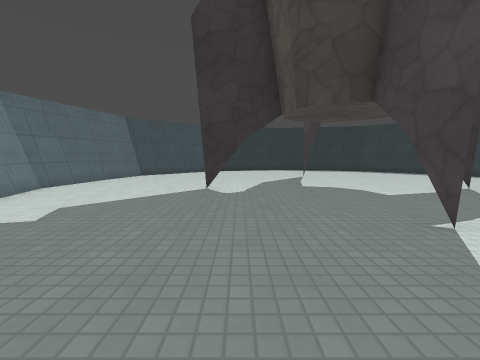
View 1 (above)

12 first-person views from a walk through a 3-D level made in the Godot game engine. The camera is 1.2 m above the floor, tilts 6° down and sees 90° across. The floor is counted in squares, 1 m on a side. Each view is taken from the middle of a square. On the plan, view 1 faces up. The plan holds only what a view shows up to about 12 squares ahead; the rest is blank. The place goes on beyond the plan. Surface patterns are stand-ins for the level's own textures.

View 2
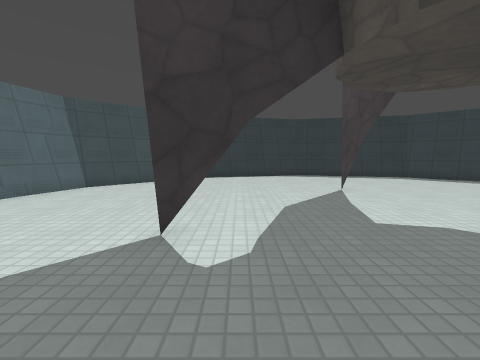

View 3
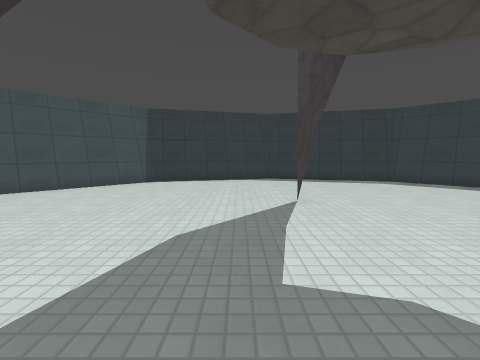

View 4
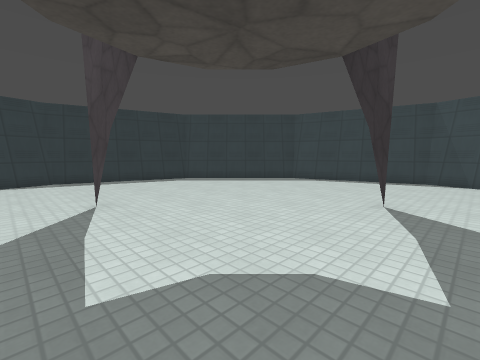

View 5
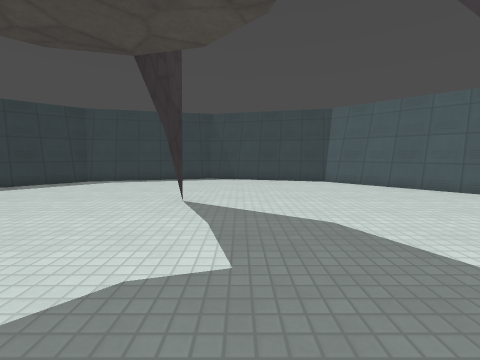

View 6
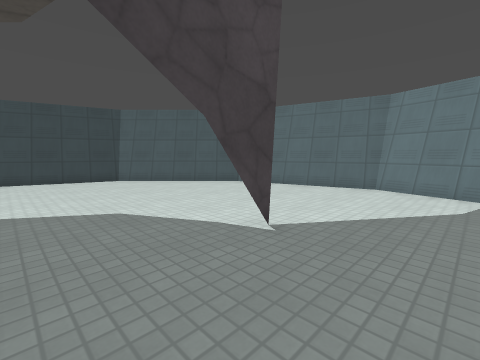

View 7
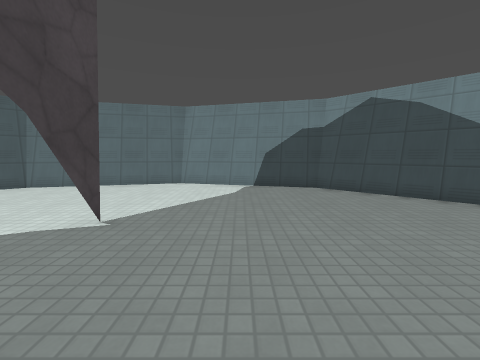

View 8
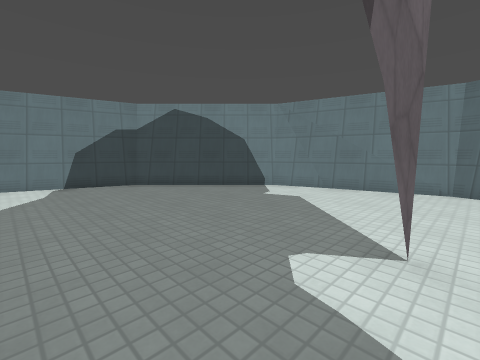

View 9
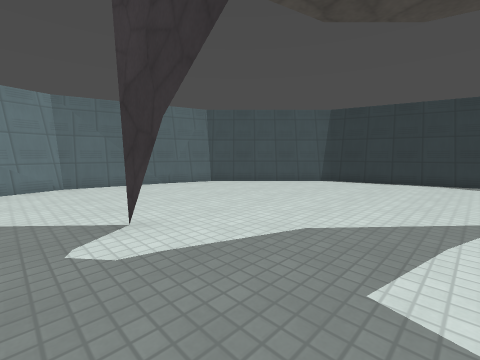

View 10
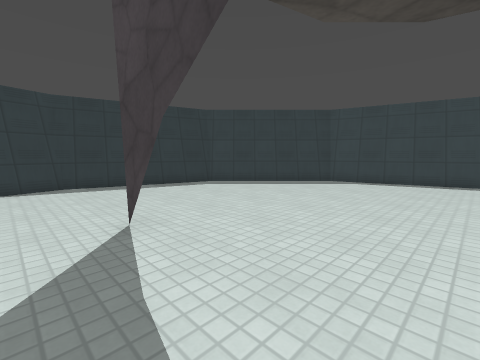

View 11
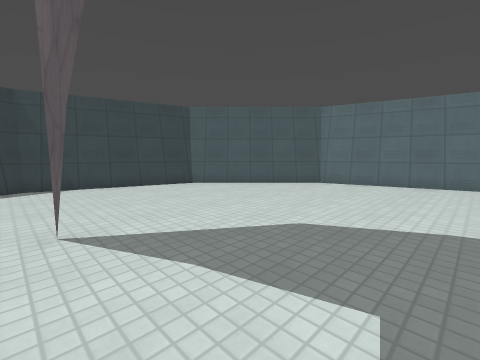

View 12
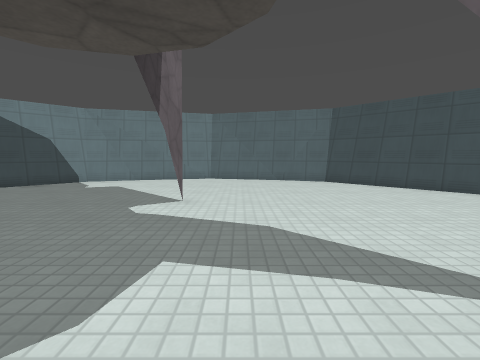

### Floor plan
Points are (right, up) in squares from view 1. A wall is a line through its corners. A room is listed if a view was taken in it or the views show most of it. See-through windows are left out.
Room 1 (views 1, 2, 3, 4, 5, 6, 7, 8, 9, 10, 11, 12)
walls: (-5.9, 14) (-6.5, 12.2); (-6.4, 13) (-7.4, 8.5) (-6, 2.9); (-1.9, 18.1) (-6.1, 14); (-7, 6.1) (-6.2, 2.8); (3, 19.5) (-2.1, 18.2) (-6.3, 14) (-7.6, 9.1); (-6, 3.1) (-1.8, -1) (3.6, -2.5) (9, -1.1) (13.1, 3.1) (14.5, 8.3) (13, 14.1); (-6.2, 3) (-2, -1.2) (2.8, -2.5); (9.2, 18.2) (4.2, 19.5); (13.2, 13.9) (9.1, 18) (3.6, 19.4) (-2.1, 17.9); (14.5, 9.2) (13.2, 14.2); (9.1, -1.2) (13.3, 2.9)
low walls: (-0.5, 18.1) (-1.9, 17.7); (-6.3, 12.6) (-7.2, 8.5) (-7, 7.7); (-1.9, 17.9) (-5.9, 14); (-6.2, 4.6) (-5.8, 3.1) (-1.8, -0.9); (8.9, 17.8) (3.6, 19.2) (0.9, 18.5); (-2, -0.8) (3.5, -2.3) (9, -0.8) (12.9, 3.1) (14.3, 8.5) (12.8, 14.1) (8.9, 18)
objects: rocket (4, 4); rocket (4, 13)

Positions as (right, up) in squares from view 1, and headings:
1: (0, 0), facing up
2: (0, 5), facing up
3: (2, 7), facing up
4: (2, 7), facing up-right
5: (2, 7), facing right
6: (1, 7), facing down-right
7: (1, 8), facing down
8: (2, 9), facing down-left
9: (3, 7), facing up-left
10: (2, 9), facing up-right
11: (4, 9), facing down-right
12: (5, 10), facing left
